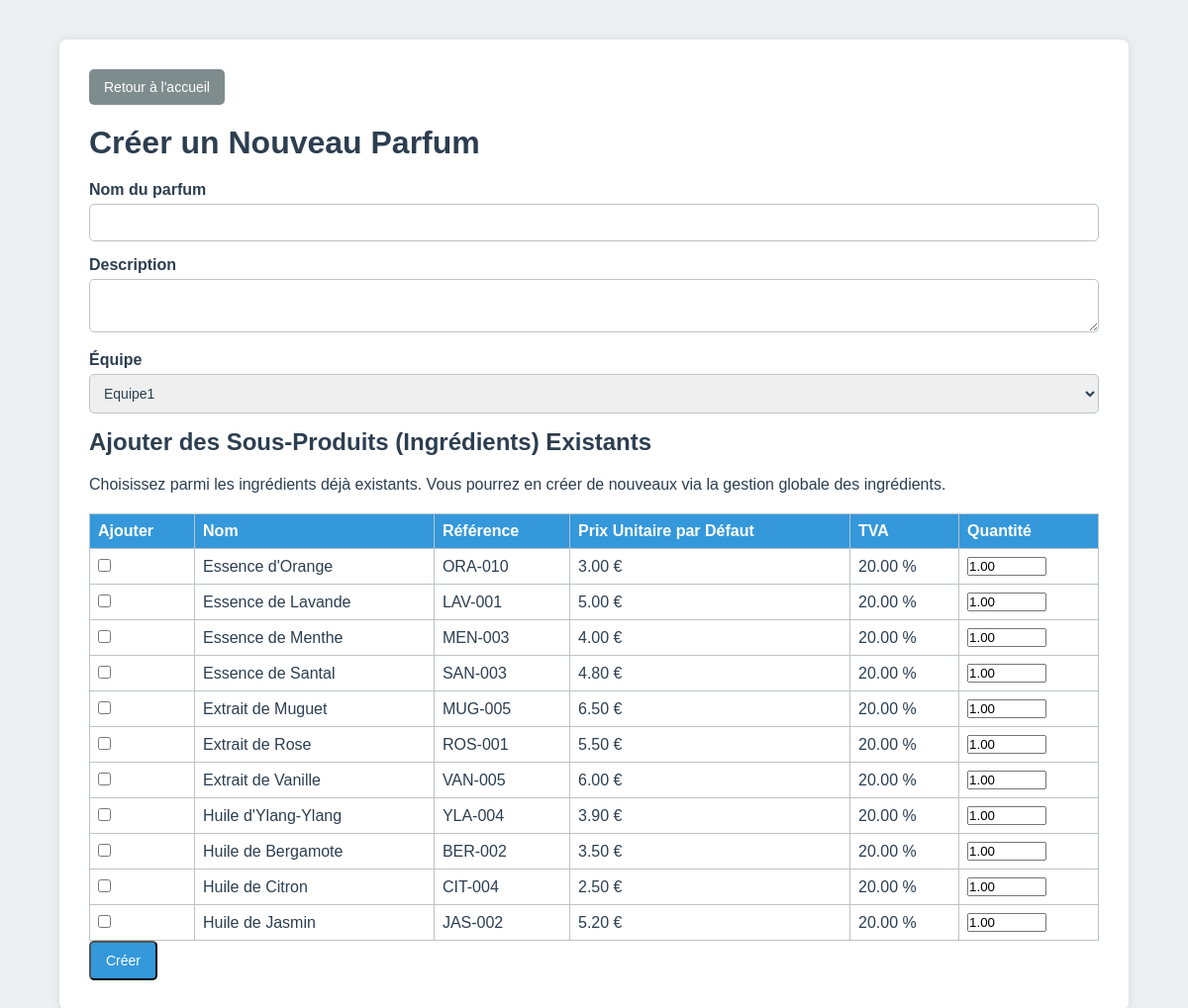
The page /create_parfum.php (signed in) on the database its author committed.
### tables this page shows
CREATE TABLE IF NOT EXISTS ingredients_global (
  id INT AUTO_INCREMENT PRIMARY KEY,
  name VARCHAR(100) NOT NULL,
  reference VARCHAR(100) NOT NULL UNIQUE,
  default_unit_price DECIMAL(10,2) DEFAULT 5.00,
  default_tva DECIMAL(4,2) DEFAULT 20.00
);

### src/create_parfum.php (the view, shortened to what this page needs)
<?php
$mysqli = new mysqli("db","root","root","plm");
$global_res = $mysqli->query("SELECT id, name, reference, default_unit_price, default_tva FROM ingredients_global ORDER BY name ASC");
?>
<!DOCTYPE html>
<html lang="fr">
<head>
<link rel="stylesheet" href="styles.css">
</head>
<body>
<div class="container">
  <div class="header-actions">
    <a href="manage_parfums.php" class="btn btn-secondary">Retour à l'accueil</a>
  </div>
  <h1>Créer un Nouveau Parfum</h1>
  <form method="post">
    <div class="form-group">
      <label>Nom du parfum</label>
      <input type="text" name="name" required>
    </div>
    <div class="form-group">
      <label>Description</label>
      <textarea name="description"></textarea>
    </div>
    <div class="form-group">
      <label>Équipe</label>
      <select name="team">
        <option value="Equipe1">Equipe1</option>
      </select>
    </div>
    <h2>Ajouter des Sous-Produits (Ingrédients) Existants</h2>
    <p>Choisissez parmi les ingrédients déjà existants. Vous pourrez en créer de nouveaux via la gestion globale des ingrédients.</p>
    <table>
      <thead>
        <tr>
          <th>Ajouter</th>
          <th>Nom</th>
          <th>Référence</th>
          <th>Prix Unitaire par Défaut</th>
          <th>TVA</th>
          <th>Quantité</th>
        </tr>
      </thead>
      <tbody>
        <?php while($g = $global_res->fetch_assoc()): ?>
        <tr>
          <td><input type="checkbox" name="ingredients[]" value="<?php echo $g['id']; ?>"></td>
          <td><?php echo htmlspecialchars($g['name']); ?></td>
          <td><?php echo htmlspecialchars($g['reference']); ?></td>
          <td><?php echo htmlspecialchars($g['default_unit_price']); ?> €</td>
          <td><?php echo htmlspecialchars($g['default_tva']); ?> %</td>
          <td><input type="number" step="0.01" name="qty_<?php echo $g['id']; ?>" value="1.00" style="width:80px;"></td>
        </tr>
        <?php endwhile; ?>
      </tbody>
    </table>
    <button type="submit" class="btn">Créer</button>
  </form>
</div>
</body>
</html>

### src/styles.css (style rules this page uses)
* { margin: 0; padding: 0; box-sizing: border-box; }
html, body { font-family: Arial, sans-serif; background: #ecf0f1; color: #2c3e50; min-height: 100vh; }
body { display: flex; }
h1, h2, h3 { margin-bottom: 20px; color: #2c3e50; }
table { width: 100%; border-collapse: collapse; margin-top: 10px; background: #fff; }
table, th, td { border: 1px solid #bdc3c7; }
table th { background: #3498db; color: #fff; padding: 12px; text-align: left; }
table td { padding: 12px; border-bottom: 1px solid #bdc3c7; }
.container { width: 90%; max-width: 1200px; margin: 40px auto; background: #fff; padding: 20px; border-radius: 8px; box-shadow: 0 0 10px rgba(0,0,0,0.1); }
.btn { display: inline-block; padding: 10px 15px; background: #3498db; color: #fff; text-decoration: none; border-radius: 5px; margin-right: 10px; font-size: 14px; transition: background 0.3s; }
.btn-secondary { background: #7f8c8d; }
a { color: #3498db; text-decoration: none; transition: color 0.3s; }
.form-group { margin-bottom: 15px; }
.form-group label { display: block; margin-bottom: 5px; color: #2c3e50; font-weight: bold; }
.form-group input, .form-group select, .form-group textarea { width: 100%; padding: 10px; border: 1px solid #bdc3c7; border-radius: 5px; font-size: 14px; color: #2c3e50; }
.header-actions { margin-bottom: 20px; display: flex; justify-content: space-between; align-items: center; }
.header-actions .btn { margin: 0; }

### src/create_parfum.php (style rules this page uses)
.container { width: 90%; max-width: 1200px; margin: 40px auto; background: #fff; padding: 30px; border-radius: 8px; box-shadow: 0 0 10px rgba(0,0,0,0.1); }
.header-actions { margin-bottom: 20px; display:flex; justify-content: space-between; align-items: center; }
.form-group { margin-bottom:15px; }
.form-group label { display:block; margin-bottom:5px; font-weight:bold; }
table { border-collapse:collapse; width:100%; margin-top:20px; }
table th, table td { border:1px solid #bdc3c7; padding:8px; }

### rows shown on the page
ingredients_global: name "Essence d'Orange", reference "ORA-010", default_unit_price "3.00", default_tva "20.00"
ingredients_global: name "Essence de Lavande", reference "LAV-001", default_unit_price "5.00", default_tva "20.00", id "1.00"
ingredients_global: name "Essence de Menthe", reference "MEN-003", default_unit_price "4.00", default_tva "20.00"
ingredients_global: name "Essence de Santal", reference "SAN-003", default_unit_price "4.80", default_tva "20.00"
ingredients_global: name "Extrait de Muguet", reference "MUG-005", default_unit_price "6.50", default_tva "20.00"
ingredients_global: name "Extrait de Rose", reference "ROS-001", default_unit_price "5.50", default_tva "20.00"
ingredients_global: name "Extrait de Vanille", reference "VAN-005", default_unit_price "6.00", default_tva "20.00"
ingredients_global: name "Huile d'Ylang-Ylang", reference "YLA-004", default_unit_price "3.90", default_tva "20.00"
ingredients_global: name "Huile de Bergamote", reference "BER-002", default_unit_price "3.50", default_tva "20.00"
ingredients_global: name "Huile de Citron", reference "CIT-004", default_unit_price "2.50", default_tva "20.00"
ingredients_global: name "Huile de Jasmin", reference "JAS-002", default_unit_price "5.20", default_tva "20.00"
